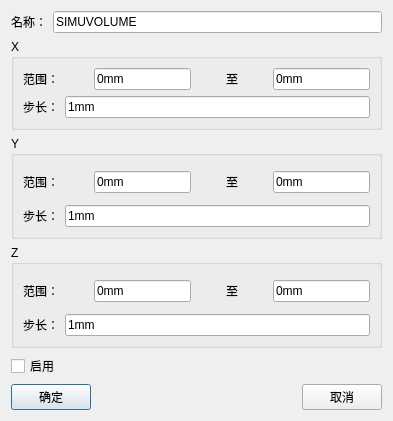
<?xml version="1.0" encoding="UTF-8"?>
<ui version="4.0">
 <class>Dialog_WorkSpaceDlg</class>
 <widget class="QDialog" name="Dialog_WorkSpaceDlg">
  <property name="windowModality">
   <enum>Qt::ApplicationModal</enum>
  </property>
  <property name="geometry">
   <rect>
    <x>0</x>
    <y>0</y>
    <width>393</width>
    <height>421</height>
   </rect>
  </property>
  <property name="minimumSize">
   <size>
    <width>0</width>
    <height>0</height>
   </size>
  </property>
  <property name="maximumSize">
   <size>
    <width>16777215</width>
    <height>16777215</height>
   </size>
  </property>
  <property name="windowTitle">
   <string>工作区间设置</string>
  </property>
  <layout class="QGridLayout" name="gridLayout_4">
   <item row="1" column="0">
    <widget class="QGroupBox" name="groupBox_WorkSpace_X">
     <property name="title">
      <string>X</string>
     </property>
     <layout class="QGridLayout" name="gridLayout_2">
      <item row="2" column="0">
       <layout class="QHBoxLayout" name="horizontalLayout_end">
        <item>
         <widget class="QLabel" name="label_end">
          <property name="text">
           <string>步长：</string>
          </property>
         </widget>
        </item>
        <item>
         <widget class="QLineEdit" name="LineEdit_stride_x">
          <property name="enabled">
           <bool>true</bool>
          </property>
          <property name="text">
           <string>1mm</string>
          </property>
         </widget>
        </item>
       </layout>
      </item>
      <item row="0" column="0">
       <layout class="QHBoxLayout" name="horizontalLayout_start">
        <item>
         <widget class="QLabel" name="label_start">
          <property name="text">
           <string>范围：</string>
          </property>
         </widget>
        </item>
        <item>
         <spacer name="horizontalSpacer_2">
          <property name="orientation">
           <enum>Qt::Horizontal</enum>
          </property>
          <property name="sizeHint" stdset="0">
           <size>
            <width>40</width>
            <height>20</height>
           </size>
          </property>
         </spacer>
        </item>
        <item>
         <widget class="QLineEdit" name="LineEdit_start_x">
          <property name="text">
           <string>0mm</string>
          </property>
         </widget>
        </item>
        <item>
         <spacer name="horizontalSpacer_3">
          <property name="orientation">
           <enum>Qt::Horizontal</enum>
          </property>
          <property name="sizeHint" stdset="0">
           <size>
            <width>40</width>
            <height>20</height>
           </size>
          </property>
         </spacer>
        </item>
        <item>
         <widget class="QLabel" name="label_2">
          <property name="text">
           <string>至</string>
          </property>
         </widget>
        </item>
        <item>
         <spacer name="horizontalSpacer_4">
          <property name="orientation">
           <enum>Qt::Horizontal</enum>
          </property>
          <property name="sizeHint" stdset="0">
           <size>
            <width>40</width>
            <height>20</height>
           </size>
          </property>
         </spacer>
        </item>
        <item>
         <widget class="QLineEdit" name="LineEdit_end_x">
          <property name="text">
           <string>0mm</string>
          </property>
         </widget>
        </item>
       </layout>
      </item>
      <item row="1" column="0">
       <spacer name="verticalSpacer">
        <property name="orientation">
         <enum>Qt::Vertical</enum>
        </property>
        <property name="sizeHint" stdset="0">
         <size>
          <width>20</width>
          <height>40</height>
         </size>
        </property>
       </spacer>
      </item>
     </layout>
    </widget>
   </item>
   <item row="2" column="0">
    <widget class="QGroupBox" name="groupBox_WorkSpace_Y">
     <property name="title">
      <string>Y</string>
     </property>
     <layout class="QGridLayout" name="gridLayout_3">
      <item row="2" column="0">
       <spacer name="verticalSpacer_2">
        <property name="orientation">
         <enum>Qt::Vertical</enum>
        </property>
        <property name="sizeHint" stdset="0">
         <size>
          <width>20</width>
          <height>40</height>
         </size>
        </property>
       </spacer>
      </item>
      <item row="3" column="0">
       <layout class="QHBoxLayout" name="horizontalLayout_end_6">
        <item>
         <widget class="QLabel" name="label_end_6">
          <property name="text">
           <string>步长：</string>
          </property>
         </widget>
        </item>
        <item>
         <widget class="QLineEdit" name="LineEdit_stride_y">
          <property name="enabled">
           <bool>true</bool>
          </property>
          <property name="text">
           <string>1mm</string>
          </property>
         </widget>
        </item>
       </layout>
      </item>
      <item row="1" column="0">
       <layout class="QHBoxLayout" name="horizontalLayout_start_5">
        <item>
         <widget class="QLabel" name="label_8">
          <property name="text">
           <string>范围：</string>
          </property>
         </widget>
        </item>
        <item>
         <spacer name="horizontalSpacer_5">
          <property name="orientation">
           <enum>Qt::Horizontal</enum>
          </property>
          <property name="sizeHint" stdset="0">
           <size>
            <width>40</width>
            <height>20</height>
           </size>
          </property>
         </spacer>
        </item>
        <item>
         <widget class="QLineEdit" name="LineEdit_start_y">
          <property name="text">
           <string>0mm</string>
          </property>
         </widget>
        </item>
        <item>
         <spacer name="horizontalSpacer_6">
          <property name="orientation">
           <enum>Qt::Horizontal</enum>
          </property>
          <property name="sizeHint" stdset="0">
           <size>
            <width>40</width>
            <height>20</height>
           </size>
          </property>
         </spacer>
        </item>
        <item>
         <widget class="QLabel" name="label_9">
          <property name="text">
           <string>至</string>
          </property>
         </widget>
        </item>
        <item>
         <spacer name="horizontalSpacer_7">
          <property name="orientation">
           <enum>Qt::Horizontal</enum>
          </property>
          <property name="sizeHint" stdset="0">
           <size>
            <width>40</width>
            <height>20</height>
           </size>
          </property>
         </spacer>
        </item>
        <item>
         <widget class="QLineEdit" name="LineEdit_end_y">
          <property name="text">
           <string>0mm</string>
          </property>
         </widget>
        </item>
       </layout>
      </item>
      <item row="0" column="0">
       <spacer name="verticalSpacer_3">
        <property name="orientation">
         <enum>Qt::Vertical</enum>
        </property>
        <property name="sizeHint" stdset="0">
         <size>
          <width>20</width>
          <height>40</height>
         </size>
        </property>
       </spacer>
      </item>
     </layout>
    </widget>
   </item>
   <item row="3" column="0">
    <widget class="QGroupBox" name="groupBox_WorkSpace_Z">
     <property name="title">
      <string>Z</string>
     </property>
     <layout class="QGridLayout" name="gridLayout">
      <item row="0" column="0">
       <spacer name="verticalSpacer_4">
        <property name="orientation">
         <enum>Qt::Vertical</enum>
        </property>
        <property name="sizeHint" stdset="0">
         <size>
          <width>20</width>
          <height>40</height>
         </size>
        </property>
       </spacer>
      </item>
      <item row="1" column="0">
       <layout class="QHBoxLayout" name="horizontalLayout_start_4">
        <item>
         <widget class="QLabel" name="label_6">
          <property name="text">
           <string>范围：</string>
          </property>
         </widget>
        </item>
        <item>
         <spacer name="horizontalSpacer_8">
          <property name="orientation">
           <enum>Qt::Horizontal</enum>
          </property>
          <property name="sizeHint" stdset="0">
           <size>
            <width>40</width>
            <height>20</height>
           </size>
          </property>
         </spacer>
        </item>
        <item>
         <widget class="QLineEdit" name="LineEdit_start_z">
          <property name="text">
           <string>0mm</string>
          </property>
         </widget>
        </item>
        <item>
         <spacer name="horizontalSpacer_9">
          <property name="orientation">
           <enum>Qt::Horizontal</enum>
          </property>
          <property name="sizeHint" stdset="0">
           <size>
            <width>40</width>
            <height>20</height>
           </size>
          </property>
         </spacer>
        </item>
        <item>
         <widget class="QLabel" name="label_7">
          <property name="text">
           <string>至</string>
          </property>
         </widget>
        </item>
        <item>
         <spacer name="horizontalSpacer_10">
          <property name="orientation">
           <enum>Qt::Horizontal</enum>
          </property>
          <property name="sizeHint" stdset="0">
           <size>
            <width>40</width>
            <height>20</height>
           </size>
          </property>
         </spacer>
        </item>
        <item>
         <widget class="QLineEdit" name="LineEdit_end_z">
          <property name="text">
           <string>0mm</string>
          </property>
         </widget>
        </item>
       </layout>
      </item>
      <item row="3" column="0">
       <layout class="QHBoxLayout" name="horizontalLayout_end_7">
        <item>
         <widget class="QLabel" name="label_end_7">
          <property name="text">
           <string>步长：</string>
          </property>
         </widget>
        </item>
        <item>
         <widget class="QLineEdit" name="LineEdit_stride_z">
          <property name="enabled">
           <bool>true</bool>
          </property>
          <property name="text">
           <string>1mm</string>
          </property>
         </widget>
        </item>
       </layout>
      </item>
      <item row="2" column="0">
       <spacer name="verticalSpacer_5">
        <property name="orientation">
         <enum>Qt::Vertical</enum>
        </property>
        <property name="sizeHint" stdset="0">
         <size>
          <width>20</width>
          <height>40</height>
         </size>
        </property>
       </spacer>
      </item>
     </layout>
    </widget>
   </item>
   <item row="5" column="0">
    <widget class="QCheckBox" name="checkBox">
     <property name="text">
      <string>启用</string>
     </property>
     <property name="tristate">
      <bool>false</bool>
     </property>
    </widget>
   </item>
   <item row="0" column="0">
    <layout class="QHBoxLayout" name="horizontalLayout">
     <item>
      <widget class="QLabel" name="label">
       <property name="text">
        <string>名称：</string>
       </property>
      </widget>
     </item>
     <item>
      <widget class="QLineEdit" name="lineEdit_Name">
       <property name="text">
        <string>SIMUVOLUME</string>
       </property>
      </widget>
     </item>
    </layout>
   </item>
   <item row="6" column="0">
    <layout class="QHBoxLayout" name="horizontalLayout_10">
     <item>
      <widget class="QPushButton" name="pb_ok">
       <property name="text">
        <string>确定</string>
       </property>
      </widget>
     </item>
     <item>
      <spacer name="horizontalSpacer">
       <property name="orientation">
        <enum>Qt::Horizontal</enum>
       </property>
       <property name="sizeHint" stdset="0">
        <size>
         <width>40</width>
         <height>20</height>
        </size>
       </property>
      </spacer>
     </item>
     <item>
      <widget class="QPushButton" name="pb_cancel">
       <property name="text">
        <string>取消</string>
       </property>
      </widget>
     </item>
    </layout>
   </item>
   <item row="4" column="0">
    <spacer name="verticalSpacer_6">
     <property name="orientation">
      <enum>Qt::Vertical</enum>
     </property>
     <property name="sizeHint" stdset="0">
      <size>
       <width>20</width>
       <height>40</height>
      </size>
     </property>
    </spacer>
   </item>
  </layout>
 </widget>
 <tabstops>
  <tabstop>pb_ok</tabstop>
  <tabstop>pb_cancel</tabstop>
  <tabstop>lineEdit_Name</tabstop>
  <tabstop>LineEdit_start_x</tabstop>
  <tabstop>LineEdit_end_x</tabstop>
  <tabstop>LineEdit_stride_x</tabstop>
  <tabstop>LineEdit_start_y</tabstop>
  <tabstop>LineEdit_end_y</tabstop>
  <tabstop>LineEdit_stride_y</tabstop>
  <tabstop>LineEdit_start_z</tabstop>
  <tabstop>LineEdit_end_z</tabstop>
  <tabstop>LineEdit_stride_z</tabstop>
  <tabstop>checkBox</tabstop>
 </tabstops>
 <resources/>
 <connections/>
</ui>
